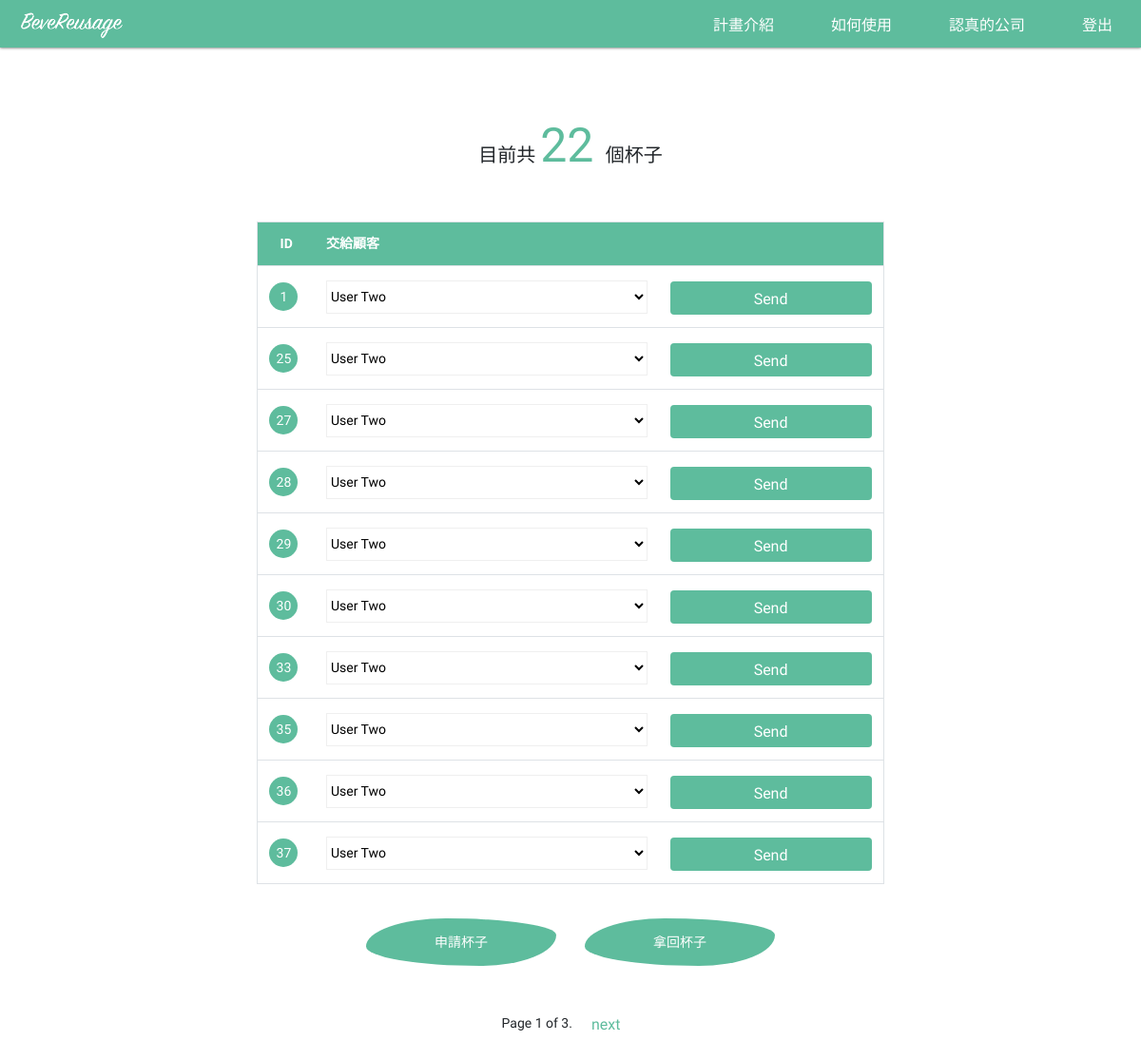
Before: /interaction/business/manage-cups/ (signed in) with the older database file.
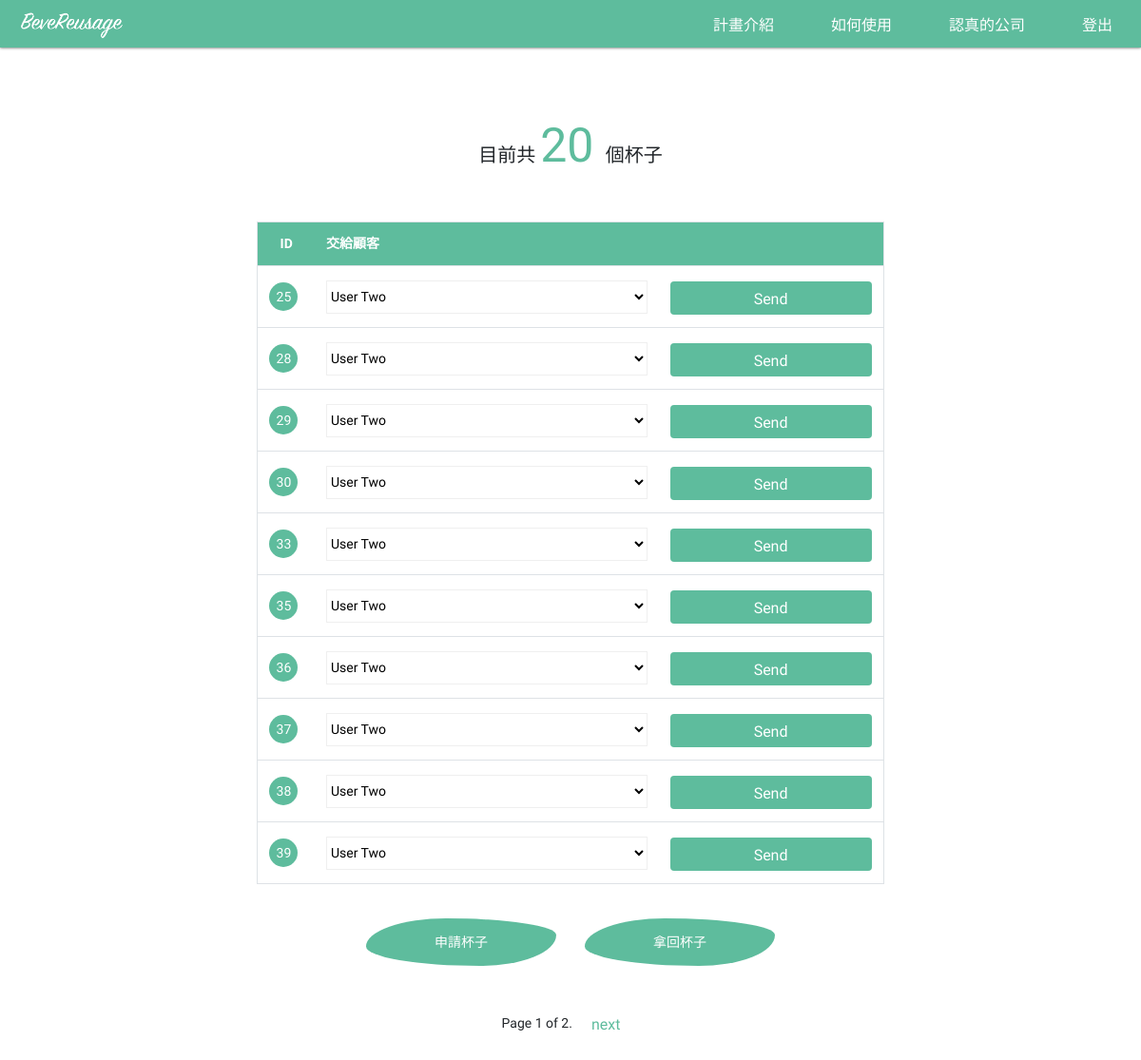
After: the same page with the newer database file.
### interaction/models.py (models this page shows, shortened)
class Cup(models.Model):
    objects = CupManager()
    LOAN_STATUS = (
        ('o', 'On loan'),
        ('c', 'Cleaning'),
        ('a', 'Available'),
        ('n', 'Not in circulation')
    )
    status = models.CharField(
        max_length=1,
        choices=LOAN_STATUS,
        default='a',
        help_text='Cup availability',
    )
    CARRIER_TYPES = (
        ('b', 'Business'),
        ('u', 'User'),
        ('a', 'Administration'),
        ('m', 'Machine')
    )
    carrier_type = models.CharField(max_length=1, choices = CARRIER_TYPES, default='a')
    carrier = models.ForeignKey('CupUser', on_delete=models.SET_NULL, blank=True, null=True)

### interaction/views/business.py (the view, shortened to what this page needs)
# urls.py: path('business/manage-cups/', business.BusinessCupListView.as_view(), name='business-manage-cups'),
class BusinessCupListView(LoginRequiredMixin, ListView):
    model = Cup
    template_name = 'business_record.html'
    paginate_by = 10
    def get_queryset(self):
        return Cup.objects.filter(carrier=self.request.user)
    def get_context_data(self, **kwargs):
        context = super(BusinessCupListView, self).get_context_data(**kwargs)
        assign_form = BusinessAssignCupsForm()
        request_form = BusinessRequestCupsForm()
        receive_form = BusinessReceiveCupsForm()
        context['assign_form'] = assign_form
        context['request_form'] = request_form
        context['receive_form'] = receive_form
        context["n_cups"] = Cup.objects.filter(carrier=self.request.user).count()
        return context

### interaction/forms/business_forms.py
class BusinessAssignCupsForm(forms.Form):
    def __init__(self, *args, **kwargs):
        super(BusinessAssignCupsForm, self).__init__(*args, **kwargs)
        self.fields['cup_id'] = forms.IntegerField(min_value=1, widget = forms.HiddenInput())
        self.fields['customer'] = forms.ChoiceField(choices=self.build_customer_selection())
    def build_customer_selection(self):
        customers = []
        for customer in CupUser.objects.filter(is_customer = True):
            customers.append((customer.id, customer.name))
        return customers

class BusinessRequestCupsForm(forms.Form):
    cups_needed = forms.IntegerField(label='需要杯子的數量')

### interaction/models.py (called while the page is built)
    @property
    def name(self):
        if self.first_name and self.last_name:
            english = r'(^[A-Za-z]+$)'
            if re.match(english, self.first_name+self.last_name):
                return ("%s %s" % (self.first_name, self.last_name))
            else:
                return self.last_name+self.first_name
        elif self.title:
            return self.title
        else:
            return self.username

### interaction/templates/business_record.html (shortened to what this page needs)
{% extends "base_generic.html" %}
{% block content %}
  <div class="card col-md-12">
    <div class="card-header">目前共 <span class="highlight-text">{{ n_cups }} </span>個杯子</div>
    <div class="card-body table_sec">
      <table class="col-md-8 col-lg-7 table table-hover">
        <thead class="table-head">
          <tr>
            <th class="th-id" scope="col">ID</th>
            <th scope="col">交給顧客</th>
            <th scope="col"></th>
          </tr>
        </thead>
        {% for cup in cup_list %}
        <tbody>
          <tr>
            <form action="" method="post">
              <td><div class="table_id">{{ cup.pk }}</div></td>
              <td>{{ assign_form.customer }}</td>
              <td><input type="submit" name="submit" class="btn send-btn" value="Send"></td>
            </form>
          </tr>
        </tbody>
        {% endfor %}
      </table>
    </div>
  </div>
  <div class='btn-area col-12'>
    <button type="button" class="btn co-btn btn-style" data-toggle="modal" data-target="#requestModal">
    申請杯子
    </button>
    <button type="button" class="btn co-btn btn-style" data-toggle="modal" data-target="#receiveModal">
    拿回杯子
    </button>
  </div>
{% endblock %}

Changed rows visible on the page:
no longer on this page (row edited): Cup: pk "1"
no longer on this page (row edited): Cup: pk "27"
now on this page (row unchanged): Cup: pk "38"
now on this page (row unchanged): Cup: pk "39"
Other visible differences:
{{ n_cups }}: "22" → "20"
{{ page_obj.paginator.num_pages }}: "3" → "2"
